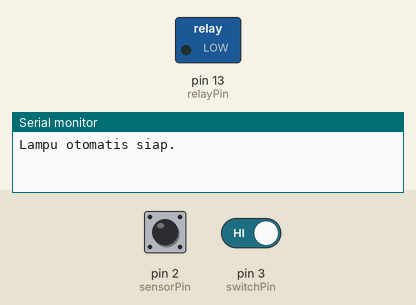
Simulated run of this sketch. Board: Arduino Uno, built with avr-gcc and run on an emulated ATmega328P. On the bench: switched loads named in the sketch (green lamp = pin HIGH), the last lines printed to the serial monitor. The test bench sets the inputs (shaded band); at power-on: pin 2 (sensorPin) LOW, pin 3 (switchPin) HIGH.

Above: at 1.2 s.
1.3 s: pin 2 (sensorPin) driven HIGH
2.9 s: pin 2 (sensorPin) pulsed LOW 5 times (0.12 s each, 0.3 s apart)
At 5.5 s:
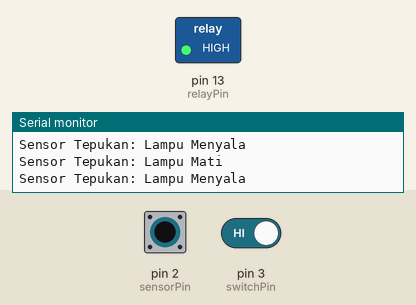
5.9 s: pin 2 (sensorPin) driven LOW and pin 3 (switchPin) driven LOW
At 7.2 s:
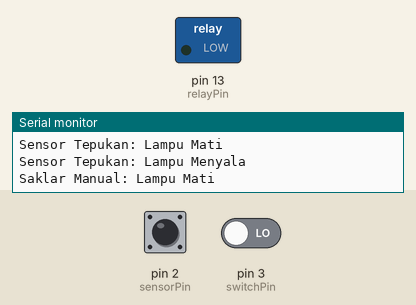
Timing chart, 0 to 8.9 s (numbered marks = the images above; inputs shaded):
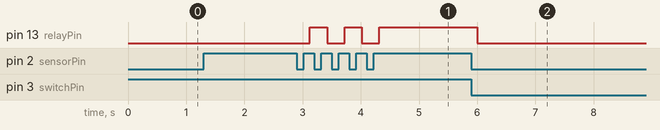

Measured:
- after the input at 2.9 s, pin 13 (relayPin): alternates HIGH for 0.30 s and LOW for 0.30 s, 5 changes in all, then stays HIGH, starting after 0.22 s
- after the input at 5.9 s, pin 13 (relayPin): HIGH → LOW after 0.10 s

The sketch:

sensor_suara4.ino
```cpp
const int sensorPin = 2;    // Pin sensor tepukan terhubung ke D2
const int relayPin = 13;    // Pin relay terhubung ke D13
const int switchPin = 3;    // Pin saklar manual terhubung ke D3

int sensorState = 0;        // Menyimpan status dari sensor tepukan
int switchState = 0;        // Menyimpan status dari saklar manual
bool lampState = true;     // Status lampu (ON/OFF)

void setup() {
  pinMode(sensorPin, INPUT);
  pinMode(relayPin, OUTPUT);
  pinMode(switchPin, INPUT_PULLUP);  // Menggunakan internal pull-up resistor

  digitalWrite(relayPin, LOW);       // Pastikan lampu mati saat awal

  Serial.begin(9600);                // Inisialisasi komunikasi Serial
  Serial.println("Lampu otomatis siap.");
}

void loop() {
  // Baca status sensor tepukan
  sensorState = digitalRead(sensorPin);

  // Baca status saklar manual
  switchState = digitalRead(switchPin);

  // Jika sensor mendeteksi tepukan
  if (sensorState == HIGH) {
    delay(100); // Debouncing
    lampState = !lampState; // Toggle status lampu
    digitalWrite(relayPin, lampState ? HIGH : LOW);
    Serial.print("Sensor Tepukan: ");
    Serial.println(lampState ? "Lampu Menyala" : "Lampu Mati");
    while(digitalRead(sensorPin) == HIGH); // Tunggu hingga tepukan berakhir
  }

  // Jika saklar manual ditekan
  if (switchState == LOW) {
    delay(100); // Debouncing
    lampState = !lampState; // Toggle status lampu
    digitalWrite(relayPin, lampState ? HIGH : LOW);
    Serial.print("Saklar Manual: ");
    Serial.println(lampState ? "Lampu Menyala" : "Lampu Mati");
    while(digitalRead(switchPin) == LOW); // Tunggu hingga saklar dilepas
  }
}
```
